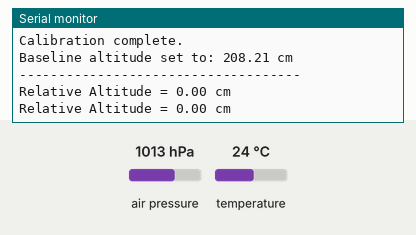
This sketch was run on a simulated Arduino Uno, built with avr-gcc and run on an emulated ATmega328P. Shown: the last lines printed to the serial monitor. Inputs (shaded band) come from the test bench; at power-on: air pressure 1013 hPa, temperature 24 °C.

Above: at 2.2 s.
2.3 s: air pressure set to 952 hPa
At 3.5 s:
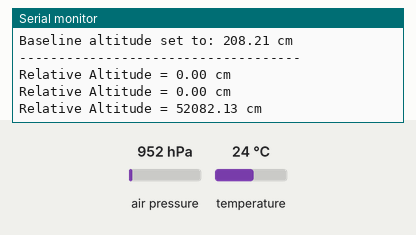
3.8 s: air pressure set to 975 hPa
At 5.0 s:
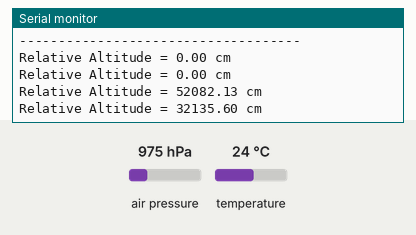
Timing chart, 0 to 6.8 s (numbered marks = the images above; inputs shaded):
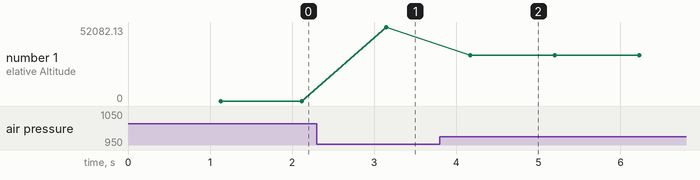

The sketch:

BMP180TEST.ino
```cpp
#include <Wire.h>
#include <Adafruit_Sensor.h>
#include <Adafruit_BMP085_U.h>

// Create the BMP085 (or BMP180) object from the Unified library
Adafruit_BMP085_Unified bmp = Adafruit_BMP085_Unified(10085);

// Adjust to your local sea-level pressure for best accuracy (in hPa)
#define SEALEVELPRESSURE_HPA (1013.25)

// This will store our “baseline” altitude in cm so that we can “zero” at startup
float baselineAltitudeCM = 0.0;

void setup() {
  Serial.begin(9600);
  Serial.println(F("BMP180 Zero-Calibration in Centimeters"));

  // Initialize the BMP180
  if (!bmp.begin()) {
    Serial.println(F("Could not find a valid BMP085/BMP180 sensor, check wiring!"));
    while (1);
  }
  // Give the sensor a moment to stabilize
  delay(1000);

  // Read the current altitude (in meters), convert to centimeters, store as baseline
  baselineAltitudeCM = getAltitudeCM();
  Serial.println(F("Calibration complete."));
  Serial.print(F("Baseline altitude set to: "));
  Serial.print(baselineAltitudeCM, 2);
  Serial.println(F(" cm"));
  Serial.println(F("------------------------------------"));
}

void loop() {
  // Get the current altitude in centimeters
  float currentAltitudeCM = getAltitudeCM();

  // Compute relative altitude (difference from baseline)
  float relativeAltitudeCM = currentAltitudeCM - baselineAltitudeCM;

  // Print the relative altitude
  Serial.print(F("Relative Altitude = "));
  Serial.print(relativeAltitudeCM, 2);
  Serial.println(F(" cm"));

  // (Optional) Slow down loop
  delay(1000);
}

float getAltitudeCM() {
  sensors_event_t event;
  bmp.getEvent(&event);

  if (event.pressure) {
    // Get temperature in Celsius
    float temperature;
    bmp.getTemperature(&temperature);

    // Convert the current pressure + temperature to altitude (in meters)
    float altitudeM = bmp.pressureToAltitude(SEALEVELPRESSURE_HPA, event.pressure, temperature);

    // Convert meters to centimeters
    float altitudeCM = altitudeM * 100.0;
    return altitudeCM;
  }

}
```

Measured:
- after the input at 2.3 s, the serial monitor: prints a new line after 0.85 s (image 1)
- after the input at 3.8 s, the serial monitor: prints a new line after 0.37 s (image 2)
- plotted number 1: 0 → 52082.13 after the input at 2.3 s, 52082.13 → 32135.6 after the input at 3.8 s
